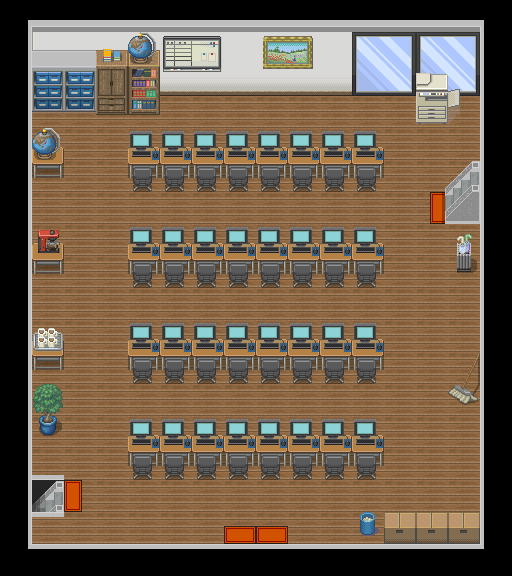

Below is a game level as drawn by its tile map, then a one-line description and the .tmx file that defines it, in full:
An orthogonal 16x18 tile map with 32x32 px tiles, 5 tile layers (Layer 1, Layer 2, Doors, Layer 3, ...).

<map version="1.0" orientation="orthogonal" renderorder="right-down" width="16" height="18" tilewidth="32" tileheight="32" nextobjectid="1">
 <tileset firstgid="1" source="tileset2.tsx" />
 <layer name="Layer 1" width="16" height="18">
  <data encoding="csv">
2147483739,57,57,57,57,57,57,57,57,57,57,57,57,57,57,91,
54,20,21,21,21,21,21,21,21,21,21,197,198,197,198,2147483702,
54,37,38,38,38,38,38,38,38,38,38,214,215,214,215,2147483702,
54,2,2,2,2,2,2,2,2,2,2,2,2,2,2,2147483702,
54,2,2,2,2,2,2,2,2,2,2,2,2,2,2,2147483702,
54,2,2,2,2,2,2,2,2,2,2,2,2,2,2,2147483702,
54,2,2,2,2,2,2,2,2,2,2,2,2,2,2,2147483702,
54,2,2,2,2,2,2,2,2,2,2,2,2,2,2,2147483702,
54,2,2,2,2,2,2,2,2,2,2,2,2,2,2,2147483702,
54,2,2,2,2,2,2,2,2,2,2,2,2,2,2,2147483702,
54,2,2,2,2,2,2,2,2,2,2,2,2,2,2,2147483702,
54,2,2,2,2,2,2,2,2,2,2,2,2,2,2,2147483702,
54,2,2,2,2,2,2,2,2,2,2,2,2,2,2,2147483702,
54,2,2,2,2,2,2,2,2,2,2,2,2,2,2,2147483702,
54,2,2,2,2,2,2,2,2,2,2,2,2,2,2,2147483702,
54,2,2,2,2,2,2,2,2,2,2,2,2,2,2,2147483702,
54,2,2,2,2,2,2,2,2,2,2,2,2,2,2,2147483702,
2147483704,55,55,55,55,55,55,55,55,55,55,55,55,55,55,56
</data>
 </layer>
 <layer name="Layer 2" width="16" height="18">
  <data encoding="csv">
0,0,0,0,0,0,0,0,0,0,0,0,0,0,0,0,
0,233,233,84,85,168,169,0,195,196,0,0,0,0,0,0,
0,250,250,101,102,185,186,0,212,213,0,0,0,135,136,0,
0,267,267,118,119,0,0,0,0,0,0,0,0,152,153,0,
0,129,0,0,129,129,129,129,129,129,129,129,0,0,0,0,
0,146,0,0,146,146,146,146,146,146,146,146,0,0,0,0,
0,0,0,0,0,0,0,0,0,0,0,0,0,0,0,0,
0,129,0,0,129,129,129,129,129,129,129,129,0,0,98,0,
0,146,0,0,146,146,146,146,146,146,146,146,0,0,115,0,
0,0,0,0,0,0,0,0,0,0,0,0,0,0,0,0,
0,129,0,0,129,129,129,129,129,129,129,129,0,0,0,0,
0,146,0,0,146,146,146,146,146,146,146,146,0,0,97,0,
0,0,0,0,0,0,0,0,0,0,0,0,0,0,114,0,
0,62,0,0,129,129,129,129,129,129,129,129,0,0,0,0,
0,0,0,0,146,146,146,146,146,146,146,146,0,0,0,0,
0,0,0,0,0,0,0,0,0,0,0,0,0,0,0,0,
0,0,0,0,0,0,0,0,0,0,0,226,0,0,0,0,
0,0,0,0,0,0,0,0,0,0,0,0,0,0,0,0
</data>
 </layer>
 <layer name="Doors" width="16" height="18">
  <data encoding="csv">
0,0,0,0,0,0,0,0,0,0,0,0,0,0,0,0,
0,0,0,0,0,0,0,0,0,0,0,0,0,0,0,0,
0,0,0,0,0,0,0,0,0,0,0,0,0,0,0,0,
0,0,0,0,0,0,0,0,0,0,0,0,0,0,0,0,
0,0,0,0,0,0,0,0,0,0,0,0,0,0,0,0,
0,0,0,0,0,0,0,0,0,0,0,0,0,2147483727,2147483726,0,
0,0,0,0,0,0,0,0,0,0,0,0,0,42,2147483743,0,
0,0,0,0,0,0,0,0,0,0,0,0,0,0,0,0,
0,0,0,0,0,0,0,0,0,0,0,0,0,0,0,0,
0,0,0,0,0,0,0,0,0,0,0,0,0,0,0,0,
0,0,0,0,0,0,0,0,0,0,0,0,0,0,0,0,
0,0,0,0,0,0,0,0,0,0,0,0,0,0,0,0,
0,0,0,0,0,0,0,0,0,0,0,0,0,0,0,0,
0,0,0,0,0,0,0,0,0,0,0,0,0,0,0,0,
0,0,0,0,0,0,0,0,0,0,0,0,0,0,0,0,
0,2147483709,25,0,0,0,0,0,0,0,0,0,0,0,0,0,
0,0,0,0,0,0,0,8,8,0,0,0,0,0,0,0,
0,0,0,0,0,0,0,0,0,0,0,0,0,0,0,0
</data>
 </layer>
 <layer name="Layer 3" width="16" height="18">
  <data encoding="csv">
0,0,0,0,0,0,0,0,0,0,0,0,0,0,0,0,
0,0,0,128,209,0,0,0,0,0,0,0,0,0,0,0,
0,0,0,0,0,0,0,0,0,0,0,0,0,0,0,0,
0,0,0,0,0,0,0,0,0,0,0,0,0,0,0,0,
0,209,0,0,150,150,150,150,150,150,150,150,0,0,0,0,
0,0,0,0,73,73,73,73,73,73,73,73,0,0,0,0,
0,0,0,0,0,0,0,0,0,0,0,0,0,2147483744,0,0,
0,67,0,0,150,150,150,150,150,150,150,150,0,0,0,0,
0,0,0,0,73,73,73,73,73,73,73,73,0,0,0,0,
0,0,0,0,0,0,0,0,0,0,0,0,0,0,0,0,
0,65,0,0,150,150,150,150,150,150,150,150,0,0,0,0,
0,0,0,0,73,73,73,73,73,73,73,73,0,0,0,0,
0,0,0,0,0,0,0,0,0,0,0,0,0,0,0,0,
0,0,0,0,150,150,150,150,150,150,150,150,0,0,0,0,
0,0,0,0,73,73,73,73,73,73,73,73,0,0,0,0,
0,0,0,0,0,0,0,0,0,0,0,0,0,0,0,0,
0,0,0,0,0,0,0,0,0,0,0,0,256,256,256,0,
0,0,0,0,0,0,0,0,0,0,0,0,0,0,0,0
</data>
 </layer>
 <layer name="Over Player" width="16" height="18">
  <data encoding="csv">
0,0,0,0,0,0,0,0,0,0,0,0,0,0,0,0,
0,0,0,0,0,0,0,0,0,0,0,0,0,0,0,0,
0,0,0,0,0,0,0,0,0,0,0,0,0,0,0,0,
0,0,0,0,0,0,0,0,0,0,0,0,0,0,0,0,
0,0,0,0,0,0,0,0,0,0,0,0,0,0,0,0,
0,0,0,0,0,0,0,0,0,0,0,0,0,0,0,0,
0,0,0,0,0,0,0,0,0,0,0,0,0,0,0,0,
0,0,0,0,0,0,0,0,0,0,0,0,0,0,0,0,
0,0,0,0,0,0,0,0,0,0,0,0,0,0,0,0,
0,0,0,0,0,0,0,0,0,0,0,0,0,0,0,0,
0,0,0,0,0,0,0,0,0,0,0,0,0,0,0,0,
0,0,0,0,0,0,0,0,0,0,0,0,0,0,0,0,
0,45,0,0,0,0,0,0,0,0,0,0,0,0,0,0,
0,0,0,0,0,0,0,0,0,0,0,0,0,0,0,0,
0,3221225527,0,0,0,0,0,0,0,0,0,0,0,0,0,0,
0,0,0,0,0,0,0,0,0,0,0,0,0,0,0,0,
0,55,0,0,0,0,0,0,0,0,0,0,0,0,0,0,
0,0,0,0,0,0,0,0,0,0,0,0,0,0,0,0
</data>
 </layer>
</map>
